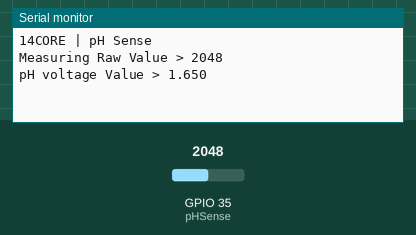
Simulated run of this sketch. Board: ESP32. On the bench: the last lines printed to the serial monitor. Inputs (shaded band) come from the test bench; at power-on: GPIO 35 (pHSense) = 2048.

Above: at 1.3 s.
1.4 s: GPIO 35 (pHSense) set to 2866
At 4.4 s:
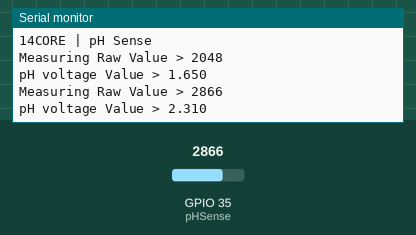
5.3 s: GPIO 35 (pHSense) set to 3603
At 6.7 s:
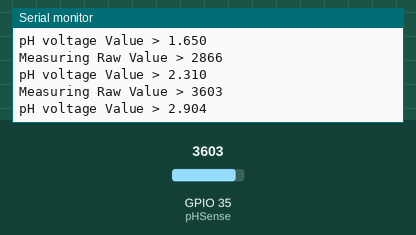
Timing chart, 0 to 8.3 s (numbered marks = the images above; inputs shaded):
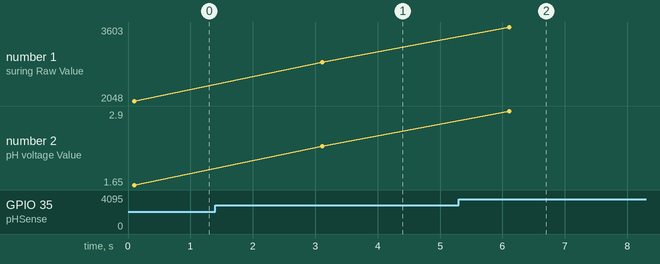

The sketch:

PH-4502C_BNC-probe.ino
```cpp
#include <Wire.h>

// LiquidCrystal_I2C lcd(0x3F,16,2); //Set 0x27 if your using different i2c address (20,4 if your using 20/4 LCD)
int pHSense = 35;
float voltage = 3.3;
float adc_resolution = 4095.0;

// 0 at 0V
// 4095 at 3.3V
// 2072 at 1.67V (which is 1.67/3.3 * 4095)

// 2048 -> 7ph
// 2340 -> 8ph
// 2633 -> 9ph

void setup()
{

    Serial.begin(9600);
    delay(100);
    // Wire.begin(2,14);
    // lcd.init();
    // lcd.backlight();
    // lcd.setCursor(0,0);
    // lcd.print("14CORE | pH Probe ");
    // lcd.setCursor(0,1);
    // lcd.print(">Initializing...");
    // delay(4000);
    //  lcd.clear();
    // lcd.setCursor(0,0);
    // lcd.print("14CORE | pH Sense");
    Serial.println("14CORE | pH Sense");
}

void loop()
{
    int measuringVal = analogRead(pHSense);
    Serial.print("Measuring Raw Value > ");
    Serial.println(measuringVal);

    double pHVol = voltage / adc_resolution * measuringVal;
    Serial.print("pH voltage Value > ");
    Serial.println(pHVol, 3);

    // float P0 = 7 + ((2.5 - pHVol) / 0.18);
    // Serial.print("");
    // Serial.print("pH Value > ");
    // Serial.print(P0, 3);
    // Serial.println("");

    // float phValue = -5.70 * pHVol + 21.34;
    // Serial.print("pH Value v2 = ");
    // Serial.println(phValue);

    // float phValuev3 = (-pHVol + 3.76) / 0.18;
    // Serial.print("pH Value v3 = ");
    // Serial.println(phValuev3);

    delay(3000);
}
```

Measured:
- after the input at 1.4 s, the serial monitor: prints a new line after 1.7 s (image 1)
- after the input at 5.3 s, the serial monitor: prints a new line after 0.81 s (image 2)
- plotted number 1: 2048 → 2866 after the input at 1.4 s, 2866 → 3603 after the input at 5.3 s
- plotted number 2: 1.65 → 2.31 after the input at 1.4 s, 2.31 → 2.9 after the input at 5.3 s
